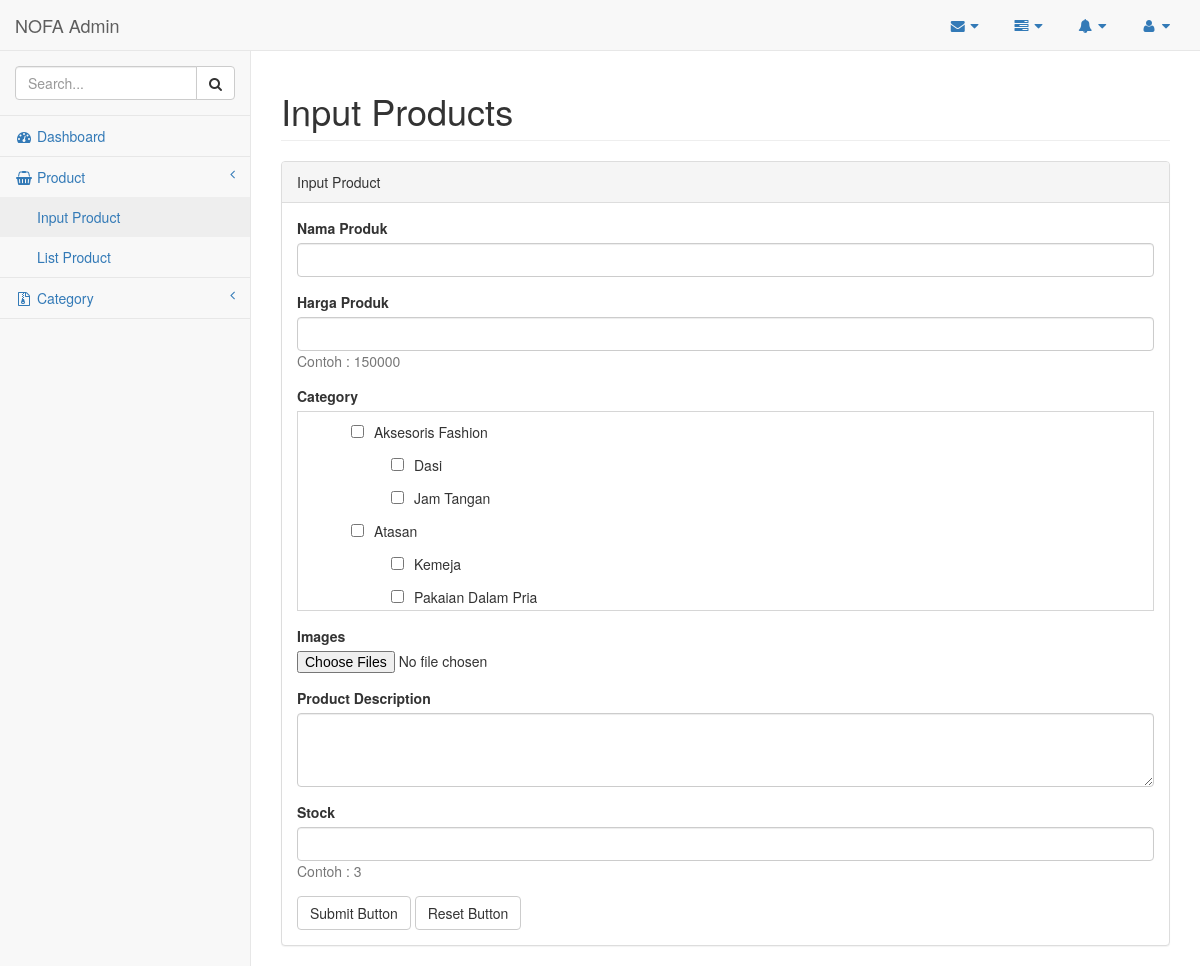
The page /admin/index.php?page=input_product (signed in) on the database its author committed.
### tables this page shows
CREATE TABLE `category` (
  `categoryID` int(11) NOT NULL,
  `categoryName` varchar(255) NOT NULL,
  `categoryParent` int(11) NOT NULL DEFAULT '0'
);

### admin/function/helper.php (the view, shortened to what this page needs)
<?php
	function child_check($id = 0){
		global $dbh;
		$query = $dbh->query("SELECT * FROM category WHERE categoryParent = $id");
		if($query->rowCount() > 0){
			return true;
		}else {
			return false;
		}
	}
	function hierarchy($id = 0){
		global $dbh;
		if($id == 0){
			$query_top_level = $dbh->query("SELECT * FROM category WHERE categoryParent = 0 ORDER BY categoryName ASC");
			if($query_top_level->rowCount()>0){
				echo "<ul class='parentCat'>";
				while($row = $query_top_level->fetch(PDO::FETCH_OBJ)){
					echo "<li>"."<input type='checkbox' name='category[]' value='". $row->categoryID."'>".$row->categoryName;
					if(child_check($row->categoryID)){
						hierarchy($row->categoryID);
					}
					echo "</li>";
				}
				echo "</ul>";
			}
		}else {
			$query_child = $dbh->query("SELECT * FROM category WHERE categoryParent = $id ORDER BY categoryName ASC");
			if($query_child->rowCount()>0){
				echo "<ul class='childCat'>";
				while($row = $query_child->fetch(PDO::FETCH_OBJ)){
					echo "<li>"."<input type='checkbox' name='category[]' value='". $row->categoryID."'>".$row->categoryName;
					if(child_check($row->categoryID)){
						echo "</li>";
					}else{
						hierarchy($row->categoryID);
					}
				}
				echo "</ul>";
			}
		}
	}
 ?>

### rows shown on the page
category: categoryName "Aksesoris Fashion"
category: categoryName "Dasi"
category: categoryName "Jam Tangan"
category: categoryName "Atasan"
category: categoryName "Kemeja"
category: categoryName "Pakaian Dalam Pria"
